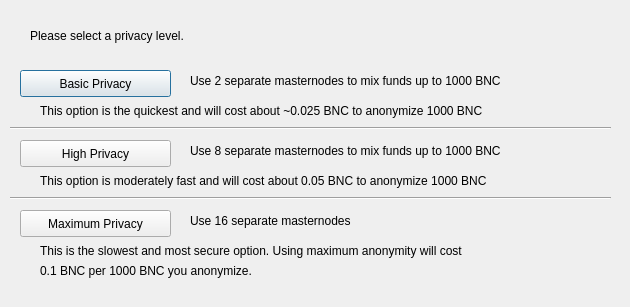
<?xml version="1.0" encoding="UTF-8"?>
<ui version="4.0">
 <class>DarksendConfig</class>
 <widget class="QDialog" name="DarksendConfig">
  <property name="geometry">
   <rect>
    <x>0</x>
    <y>0</y>
    <width>630</width>
    <height>307</height>
   </rect>
  </property>
  <property name="windowTitle">
   <string>Configure PrivateSend</string>
  </property>
  <widget class="QPushButton" name="buttonBasic">
   <property name="geometry">
    <rect>
     <x>20</x>
     <y>70</y>
     <width>151</width>
     <height>27</height>
    </rect>
   </property>
   <property name="text">
    <string>Basic Privacy</string>
   </property>
  </widget>
  <widget class="QPushButton" name="buttonHigh">
   <property name="geometry">
    <rect>
     <x>20</x>
     <y>140</y>
     <width>151</width>
     <height>27</height>
    </rect>
   </property>
   <property name="text">
    <string>High Privacy</string>
   </property>
  </widget>
  <widget class="QPushButton" name="buttonMax">
   <property name="geometry">
    <rect>
     <x>20</x>
     <y>210</y>
     <width>151</width>
     <height>27</height>
    </rect>
   </property>
   <property name="text">
    <string>Maximum Privacy</string>
   </property>
  </widget>
  <widget class="QLabel" name="label">
   <property name="geometry">
    <rect>
     <x>30</x>
     <y>20</y>
     <width>571</width>
     <height>31</height>
    </rect>
   </property>
   <property name="text">
    <string>Please select a privacy level.</string>
   </property>
  </widget>
  <widget class="QLabel" name="label_2">
   <property name="geometry">
    <rect>
     <x>190</x>
     <y>70</y>
     <width>421</width>
     <height>21</height>
    </rect>
   </property>
   <property name="text">
    <string>Use 2 separate masternodes to mix funds up to 1000 BNC</string>
   </property>
  </widget>
  <widget class="QLabel" name="label_3">
   <property name="geometry">
    <rect>
     <x>190</x>
     <y>140</y>
     <width>411</width>
     <height>21</height>
    </rect>
   </property>
   <property name="text">
    <string>Use 8 separate masternodes to mix funds up to 1000 BNC</string>
   </property>
  </widget>
  <widget class="QLabel" name="label_4">
   <property name="geometry">
    <rect>
     <x>190</x>
     <y>210</y>
     <width>421</width>
     <height>21</height>
    </rect>
   </property>
   <property name="text">
    <string>Use 16 separate masternodes</string>
   </property>
  </widget>
  <widget class="QLabel" name="label_6">
   <property name="geometry">
    <rect>
     <x>40</x>
     <y>100</y>
     <width>561</width>
     <height>21</height>
    </rect>
   </property>
   <property name="text">
    <string>This option is the quickest and will cost about ~0.025 BNC to anonymize 1000 BNC</string>
   </property>
  </widget>
  <widget class="QLabel" name="label_7">
   <property name="geometry">
    <rect>
     <x>40</x>
     <y>170</y>
     <width>561</width>
     <height>21</height>
    </rect>
   </property>
   <property name="text">
    <string>This option is moderately fast and will cost about 0.05 BNC to anonymize 1000 BNC</string>
   </property>
  </widget>
  <widget class="QLabel" name="label_8">
   <property name="geometry">
    <rect>
     <x>40</x>
     <y>240</y>
     <width>561</width>
     <height>21</height>
    </rect>
   </property>
   <property name="text">
    <string>This is the slowest and most secure option. Using maximum anonymity will cost</string>
   </property>
  </widget>
  <widget class="QLabel" name="label_9">
   <property name="geometry">
    <rect>
     <x>40</x>
     <y>260</y>
     <width>561</width>
     <height>21</height>
    </rect>
   </property>
   <property name="text">
    <string>0.1 BNC per 1000 BNC you anonymize.</string>
   </property>
  </widget>
  <widget class="Line" name="line">
   <property name="geometry">
    <rect>
     <x>10</x>
     <y>120</y>
     <width>601</width>
     <height>16</height>
    </rect>
   </property>
   <property name="orientation">
    <enum>Qt::Horizontal</enum>
   </property>
  </widget>
  <widget class="Line" name="line_2">
   <property name="geometry">
    <rect>
     <x>10</x>
     <y>190</y>
     <width>601</width>
     <height>16</height>
    </rect>
   </property>
   <property name="orientation">
    <enum>Qt::Horizontal</enum>
   </property>
  </widget>
 </widget>
 <resources/>
 <connections/>
</ui>
